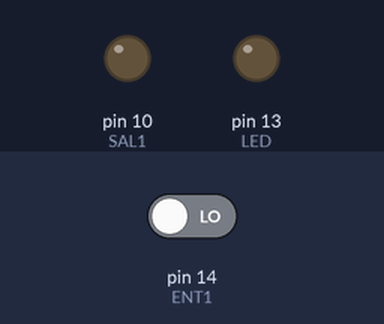
Recording of a sketch running on a simulated Arduino Nano, built with avr-gcc and run on an emulated ATmega328P. On the bench: output pins drawn as LEDs (lit = HIGH). The inputs (shaded band) are chosen by the test bench; at power-on: pin 14 (ENT1) LOW.

Above: at 1.2 s.
1.3 s: pin 14 (ENT1) driven HIGH
At 2.5 s:
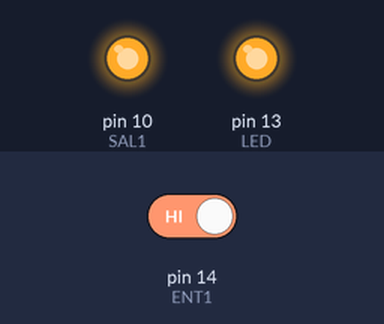
2.8 s: pin 14 (ENT1) driven LOW
At 3.7 s:
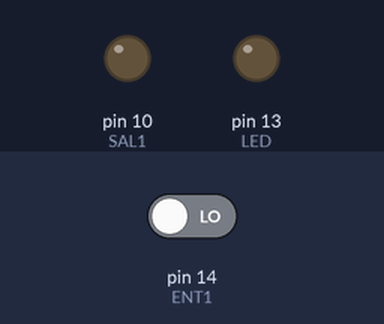
Timing chart, 0 to 5.8 s (numbered marks = the images above; inputs shaded):
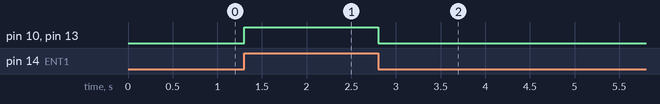

The sketch:

Pulsador_1.ino
```cpp
/*
  Ejemplo básico para leer un pulsador.
  Muestra su estado en el LED interno y en la salida 1.
  La salida 13 es el LED interno del Arduino NANO.
  La salida 10 es la primer salida digital del Rastuino (cercana al USB del
  Arduino NANO)
  La entrada 14 es la primer entrada del Rastuino (cercana al USB del
  Arduino NANO)
 */
int LED=13;
int SAL1=10;
int ENT1=14;

void setup()
{
 pinMode(LED,OUTPUT);
 pinMode(SAL1,OUTPUT);
 pinMode(ENT1,INPUT);
}

void loop()
{
 int val; /* Variable para retener el valor leido */

 val=digitalRead(ENT1); /* Leer la entrada*/
 digitalWrite(LED,val); /* Copiarlo al LED interno*/
 digitalWrite(SAL1,val); /* y a la salida 1 */
 delay(50); /* Una demora arbitraria */
}
```

Measured:
- after the input at 1.3 s, pin 10 (SAL1), pin 13 (LED): LOW → HIGH at once
- after the input at 2.8 s, pin 10 (SAL1), pin 13 (LED): HIGH → LOW at once
